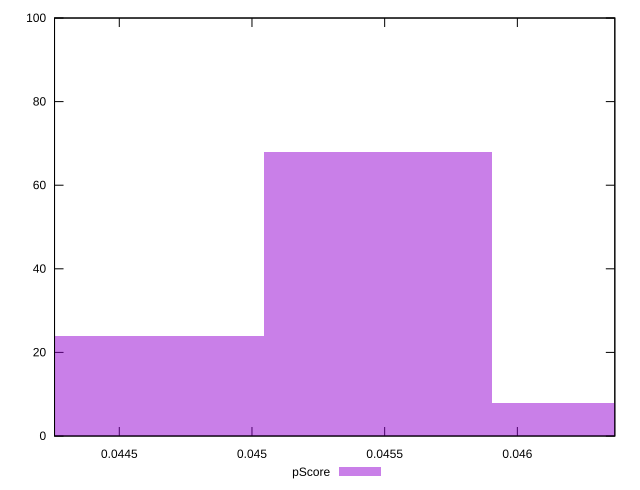

gnuplot code for this plot:
reset

$pScore <<EOF
0.045476083522366734 68
0.044618044210623965 24
0.0463341228341095 8
EOF

set key outside below
set boxwidth 0.0008580393117427685
set xrange [0.04425597214902438:0.04636731382363013]
set yrange [0:100]
set trange [0:100]
set style fill transparent solid 0.5 noborder
set terminal svg size 640, 490 enhanced background rgb 'white'
set output "reports/report_00033_2021-03-01T14-23-16.841Z/uses-long-cache-ttl/samples/astro/pScore/histogram.svg"

plot $pScore title "pScore" with boxes

reset
